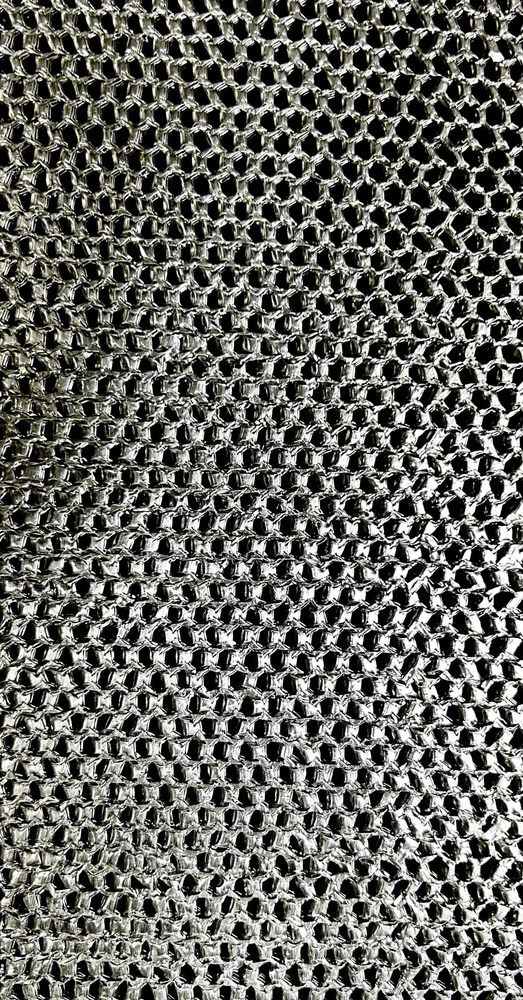
#> input picture iad_photo.jpeg, 523 x 1000 px, shrunk from 1801 x 3446 before the run, found by its file name
$ python IAD.py
#> lines starting #> are read from the running program, lines starting #| are printed output that depends on the picture; after the words box and inside, x2 and y2 are one past the last pixel; in counts of white or black regions, pixels touching at a corner belong together; long printed decimals are rounded
import cv2
import numpy as np
from matplotlib import pyplot as plt

def grayscale_threshold_and_count(image_path, threshold):
    """
    Converts an image to grayscale, applies a threshold to create a black and white image,
    and counts the number of white and black pixels.

    Args:
        image_path: The path to the image file.
        threshold: The threshold value for converting grayscale pixels to black or white.

    Returns:
        A tuple containing the number of white pixels and black pixels.
    """
#> called with threshold = 128

    # Read the image
    img = cv2.imread(image_path)
#> img is the input picture: shape (1000, 523, 3); mean B, G, R 97.8, 102.7, 102.5

    # Convert the image to grayscale
    gray = cv2.cvtColor(img, cv2.COLOR_BGR2GRAY)

    # Apply the threshold
    _, thresh = cv2.threshold(gray, threshold, 255, cv2.THRESH_BINARY)
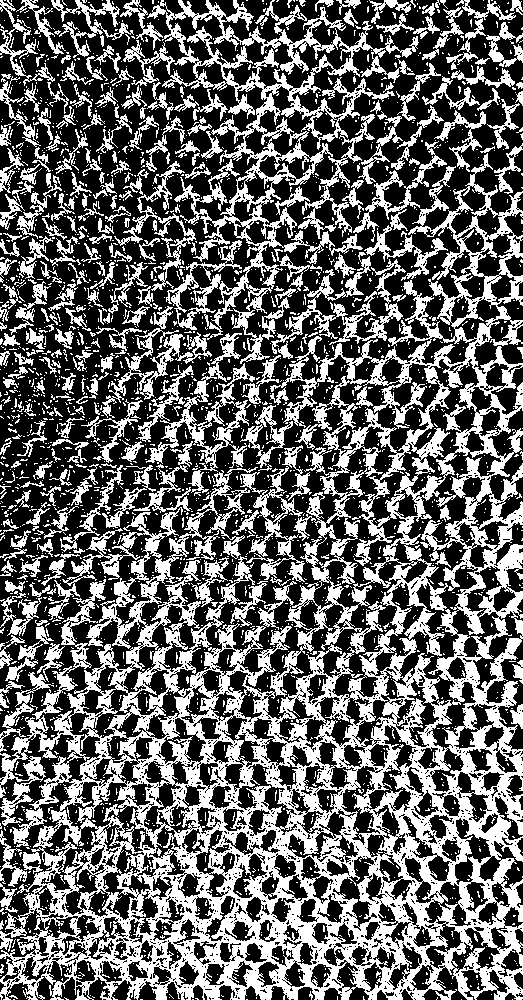
#> thresh: shape (1000, 523); 39.8% white; 2418 white regions (2146 under 20 px), largest, box (x1, y1, x2, y2) and area: (0, 153, 523, 1000) 126641, (147, 0, 419, 340) 17927, (271, 252, 406, 354) 2663
    plt.imshow(thresh, interpolation='nearest')
    plt.show()
    # Count the number of white and black pixels
    white_pixels = np.count_nonzero(thresh == 255)
#> white_pixels = 208066
    black_pixels = np.count_nonzero(thresh == 0)
#> black_pixels = 314934

    return white_pixels, black_pixels

# Example usage
image_path = r"C:\Users\Asus\Desktop\TDR\iad_photo.jpeg"  # Replace with the actual path to your image
threshold_value = 128  # Adjust the threshold value as needed

white_count, black_count = grayscale_threshold_and_count(image_path, threshold_value)
#> white_count = 208066; black_count = 314934
print("Number of white pixels:", white_count)
#| Number of white pixels: 208066
print("Number of black pixels:", black_count)
#| Number of black pixels: 314934
ratio = white_count / (white_count + black_count) * 100
#> ratio = 39.78
print("Ratio" , ratio)
#| Ratio 39.783

$ run again, with IAD_JPG.jpg copied over iad_photo.jpeg
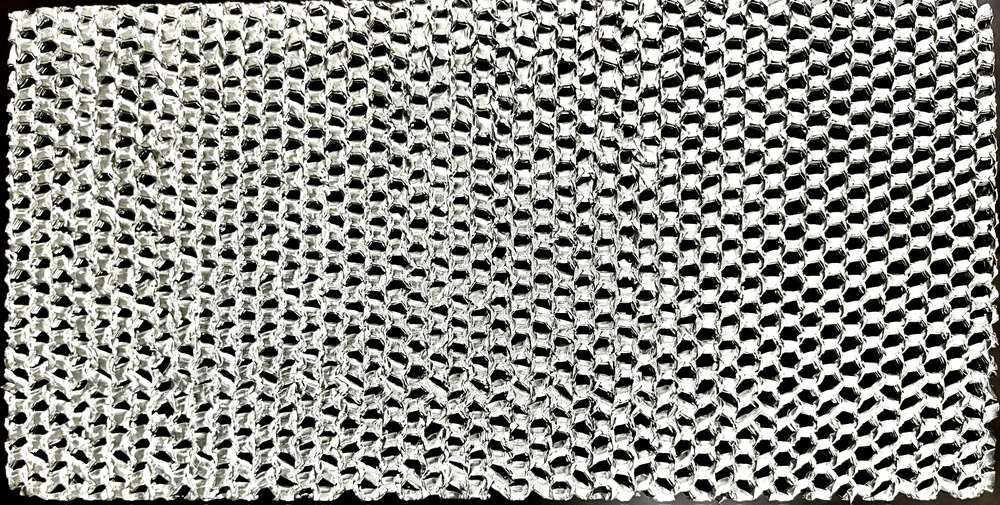
#> input picture IAD_JPG.jpg, 1000 x 505 px, shrunk from 4030 x 2035 before the run, found by its file name
#> in grayscale_threshold_and_count, img is the input picture: shape (505, 1000, 3); mean B, G, R 139.9, 144.6, 144.3
#> in grayscale_threshold_and_count, `_, thresh = cv2.threshold(gray, threshold, 255, cv2.THRESH_BINARY)`:
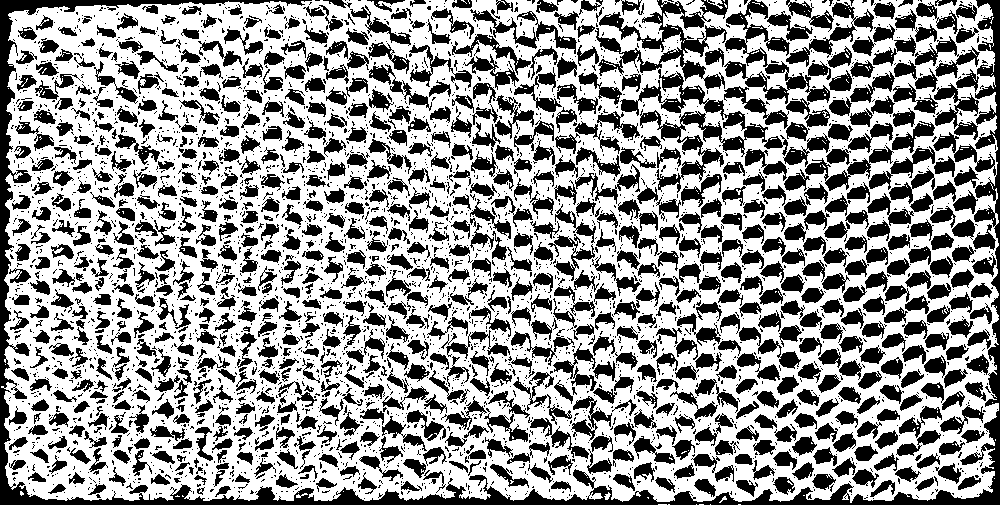
#> thresh: shape (505, 1000); 59.4% white; 3754 black regions (2863 under 20 px), largest, box (x1, y1, x2, y2) and area: (0, 0, 1000, 505) 20126, (620, 69, 788, 193) 4445, (595, 0, 728, 89) 3814
#> white_pixels = 299875
#> black_pixels = 205125
#> white_count = 299875; black_count = 205125
#| Number of white pixels: 299875
#| Number of black pixels: 205125
#> ratio = 59.38
#| Ratio 59.381
